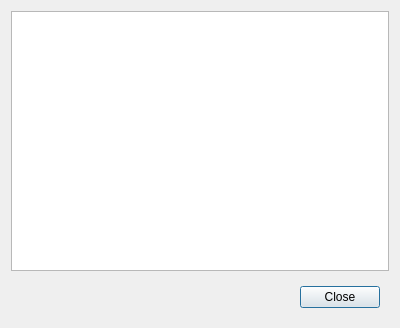
<?xml version="1.0" encoding="UTF-8"?>
<ui version="4.0">
 <class>RootsList</class>
 <widget class="QDialog" name="RootsList">
  <property name="geometry">
   <rect>
    <x>0</x>
    <y>0</y>
    <width>400</width>
    <height>328</height>
   </rect>
  </property>
  <property name="windowTitle">
   <string>Photo locations</string>
  </property>
  <layout class="QVBoxLayout" name="verticalLayout">
   <item>
    <widget class="QListWidget" name="list"/>
   </item>
   <item>
    <widget class="QWidget" name="widget" native="true">
     <layout class="QHBoxLayout" name="horizontalLayout">
      <item>
       <spacer name="horizontalSpacer">
        <property name="orientation">
         <enum>Qt::Horizontal</enum>
        </property>
        <property name="sizeHint" stdset="0">
         <size>
          <width>275</width>
          <height>20</height>
         </size>
        </property>
       </spacer>
      </item>
      <item>
       <widget class="QPushButton" name="pushButton">
        <property name="text">
         <string>Close</string>
        </property>
       </widget>
      </item>
     </layout>
    </widget>
   </item>
  </layout>
 </widget>
 <resources/>
 <connections>
  <connection>
   <sender>pushButton</sender>
   <signal>clicked()</signal>
   <receiver>RootsList</receiver>
   <slot>reject()</slot>
   <hints>
    <hint type="sourcelabel">
     <x>335</x>
     <y>305</y>
    </hint>
    <hint type="destinationlabel">
     <x>322</x>
     <y>324</y>
    </hint>
   </hints>
  </connection>
 </connections>
</ui>
